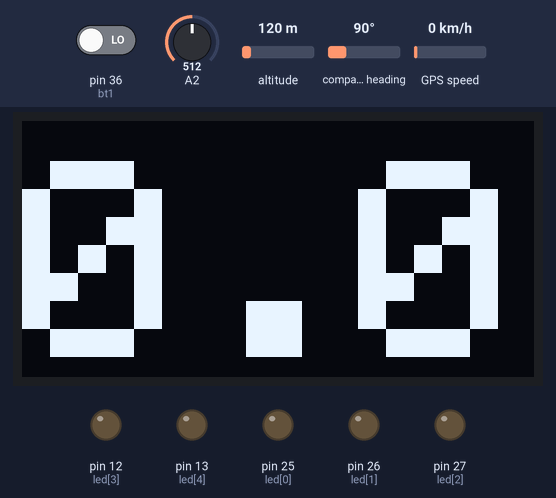
The sketch below on a simulated Arduino Mega 2560, built with avr-gcc and run on an emulated ATmega2560. Parts: 128×64 one-colour display, output pins drawn as LEDs (lit = HIGH). The test bench sets the inputs (shaded band); at power-on: pin 36 (bt1) LOW, GPS speed 0 km/h, A2 = 512, altitude 120 m, compass heading 90°. The GPS gets a fix after 3 s at 37.7749, -122.4194 with 8 satellites; what the sketch prints to the serial monitor is not drawn.

Above: at 2.7 s.
2.8 s: pin 36 (bt1) driven HIGH
At 4.6 s:
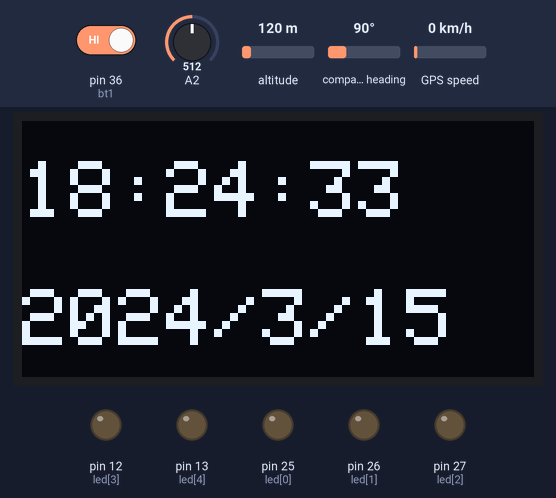
6.9 s: GPS speed set to 17 km/h
9.2 s: GPS speed set to 21 km/h
At 11.0 s:
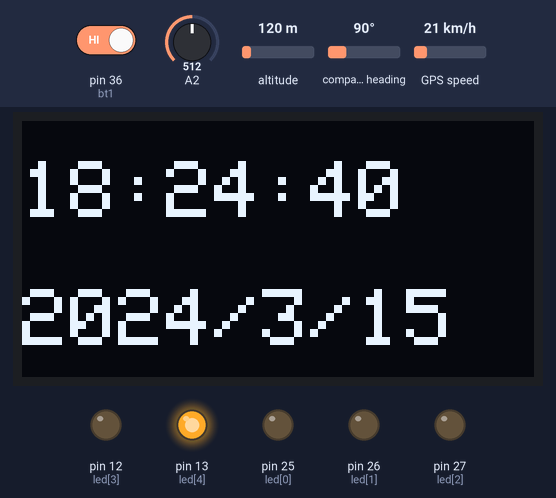
13.3 s: GPS speed set to 37 km/h
15.6 s: GPS speed set to 41 km/h
At 17.0 s:
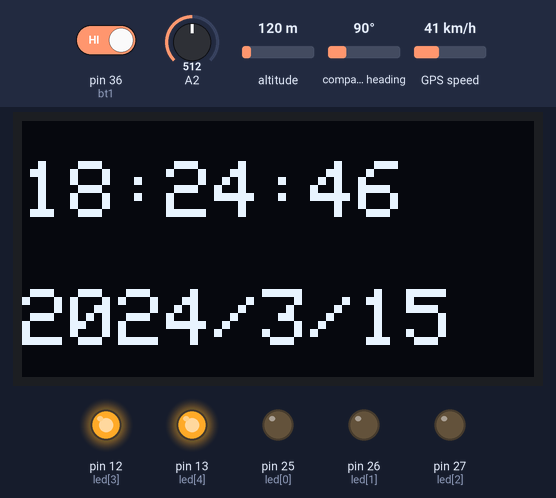
19.7 s: GPS speed set to 57 km/h
21.2 s: GPS speed set to 62 km/h
At 22.7 s:
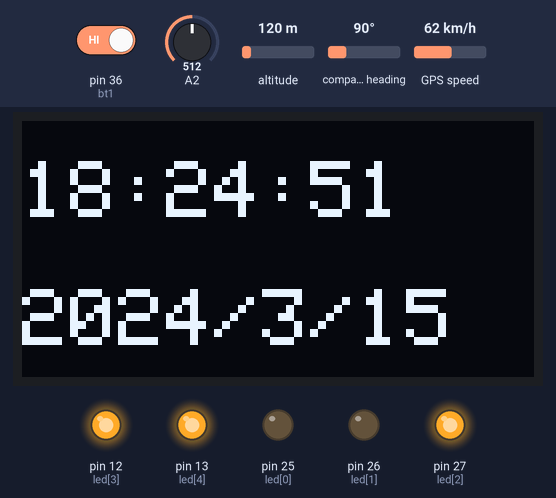
Timing chart, 0 to 24.2 s (numbered marks = the images above; inputs shaded):
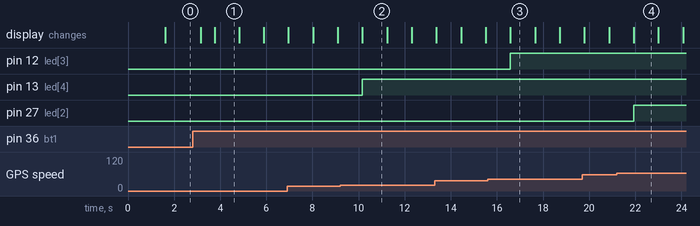

Measured:
- the behaviour switches between 19 and 20 km/h on GPS speed (found by bisection; images 1 and 2)
- the behaviour switches between 39 and 40 km/h on GPS speed (found by bisection; images 2 and 3)
- the behaviour switches between 59 and 60 km/h on GPS speed (found by bisection; images 3 and 4)
- after the input at 2.8 s, the display: first changes after 0.36 s (image 1 shows a later state)
- after the input at 9.2 s, pin 13 (led[4]): LOW → HIGH after 0.97 s
- after the input at 15.6 s, pin 12 (led[3]): LOW → HIGH after 0.99 s
- after the input at 21.2 s, pin 27 (led[2]): LOW → HIGH after 0.74 s

The sketch:

GPS-SH1106.ino
```cpp
//GPS
#include <TinyGPS++.h>
//OLED
#include <SPI.h>
#include <Wire.h>
#include <Adafruit_GFX.h>
#include <Adafruit_SH1106.h>
#include <analogWrite.h>
#include <Bounce.h>/按鈕
#include <math.h>//溫度
//OLED
#define OLED_MOSI  23
#define OLED_CLK   18
#define OLED_DC    4
#define OLED_CS    15
#define OLED_RESET 5
Adafruit_SH1106 display(OLED_MOSI, OLED_CLK, OLED_DC, OLED_RESET, OLED_CS);
//GPS:RX-->GPIO17 TX-->GPIO16
TinyGPSPlus gps;
const int bt1 =36;
Bounce bts1=Bounce(36, 50);
//LED
int led[] ={25,26,27,12,13};
//溫度
unsigned int Rs = 10000;
double Vcc = 3.3;
int tp;
void setup()
{
  Serial.begin(115200);
  Serial2.begin(9600);
  for(int x=0;x<=4;x++){
  pinMode(led[x], OUTPUT);
  }
  pinMode(bt1,INPUT);
  display.begin(SH1106_SWITCHCAPVCC);
  display.clearDisplay();
  display.setTextSize(3);
  display.setTextColor(WHITE);
  display.setCursor(25,0);
  display.println("Hello");
  display.println("CHEN");
  display.display();
  delay(1500);
}

void loop()
{ while (Serial2.available() > 0)
    if (gps.encode(Serial2.read()))
      displayInfo();
  if (millis() > 5000 && gps.charsProcessed() < 10)
  {
    Serial.println(F("No GPS detected: check wiring."));
    while(true);
  }
  OLED();
  LED();
  T();
}
```

LED.ino
```cpp
void LED(){
    if(gps.speed.kmph()>=90){
    digitalWrite(led[0], HIGH);
    }else if(gps.speed.kmph()>=80){
    digitalWrite(led[0], LOW);
    digitalWrite(led[1], HIGH);
    }else if(gps.speed.kmph()>=60){
    digitalWrite(led[0], LOW);
    digitalWrite(led[1], LOW);
    digitalWrite(led[2], HIGH);
    }else if(gps.speed.kmph()>=40){
    digitalWrite(led[0], LOW);
    digitalWrite(led[1], LOW);
    digitalWrite(led[2], LOW);
    digitalWrite(led[3], HIGH);
    }else if(gps.speed.kmph()>=20){
    digitalWrite(led[0], LOW);
    digitalWrite(led[1], LOW);
    digitalWrite(led[2], LOW);
    digitalWrite(led[3], LOW);
    digitalWrite(led[4], HIGH);
    }
  }
```

OLED.ino
```cpp
int btany=0,btany2=0;
String c=""; //設定變數
char copy[60];
void OLED(){
  c=gps.speed.kmph();
  c.toCharArray(copy,10);
  if(bts1.update() == true && bts1.read() == HIGH){
     if(btany==0&&btany2==0){
      btany+=1;
      }else if(btany==1&&btany2==0){
          btany+=1;
          btany2=1;
      }else if(btany==2&&btany2==1){
          btany-=1;
      }else if(btany==1&&btany2==1){
          btany-=1;
          btany2=0;
      }
      Serial.print("btany:");
      Serial.println(btany);
      Serial.print("btany2:");
      Serial.println(btany2);
      delay(250);
    }
 switch (btany) {
  case 0:
  display.clearDisplay();
  display.setTextSize(7);
  display.setTextColor(WHITE);
  display.setCursor(0,10);
  display.print(copy[0]);
  display.print(copy[1]);
  display.print(copy[2]);
  display.display();
  break;
  case 1:
  display.clearDisplay();
  display.setTextSize(2);
  display.setTextColor(WHITE);
  display.setCursor(0,10);
  display.print(gps.time.hour()+8);
  display.print(":");
  display.print(gps.time.minute());
  display.print(":");
  display.print(gps.time.second());
  display.println();
  display.println();
  display.print(gps.date.year());
  display.print("/");
  display.print(gps.date.month());
  display.print("/");
  display.print(gps.date.day());
  display.display();
  break;
  case 2:
  display.clearDisplay();
  display.setTextSize(2);
  display.setTextColor(WHITE);
  display.setCursor(0,0);
  display.println("E");
  display.println(gps.location.lat());
  display.println("N");
  display.println(gps.location.lng());
  display.println(tp);
  display.display();
  break;
        }
  }
```

displayInfo.ino
```cpp
void displayInfo()
{
  Serial.print(F("Location: "));
  if (gps.location.isValid())
  {
    Serial.print(gps.location.lat(),6);
    Serial.print(F(","));
    Serial.print(gps.location.lng(),6);
    Serial.print(F(","));
    Serial.print(gps.location.lat(),4);
    Serial.print(F(","));
    Serial.print(gps.location.lng(),4);
  }
  else
  {
  Serial.print(F("INVALID"));
  /*display.setTextSize(3);
  display.setTextColor(WHITE);
  display.setCursor(10,40);
  display.println("......");
  display.display();*/
  }

  Serial.print(F("  Date/Time: "));
  if (gps.date.isValid())
  {
    Serial.print(gps.date.month());
    Serial.print(F("/"));
    Serial.print(gps.date.day());
    Serial.print(F("/"));
    Serial.print(gps.date.year());
  }
  else
  {
    Serial.print(F("INVALID"));
  }

  Serial.print(F(" "));
  if (gps.time.isValid())
  {
    if (gps.time.hour() < 10) Serial.print(F("0"));
    Serial.print(gps.time.hour());
    Serial.print(F(":"));
    if (gps.time.minute() < 10) Serial.print(F("0"));
    Serial.print(gps.time.minute());
    Serial.print(F(":"));
    if (gps.time.second() < 10) Serial.print(F("0"));
    Serial.print(gps.time.second());
    Serial.print(F("."));
    if (gps.time.centisecond() < 10) Serial.print(F("0"));
    Serial.print(gps.time.centisecond());
  }
  else
  {
    Serial.print(F("INVALID"));
  }

  Serial.println();
}
```

temperature.ino
```cpp
void T(){
  tp=Thermister(AnalogRead());
  Serial.println(Thermister(AnalogRead()));
  }
  int AnalogRead() {
  int val = 0;
  for(int i = 0; i < 20; i++) {
    val += analogRead(34);
    delay(1);
  }

  val = val / 20;
  return val;
}

double Thermister(int val) {
  double V_NTC = (double)val / 1024;//4095???
  double R_NTC = (Rs * V_NTC) / (Vcc - V_NTC);
  R_NTC = log(R_NTC);
  double Temp = 1 / (0.001129148 + (0.000234125 + (0.0000000876741 * R_NTC * R_NTC ))* R_NTC );
  Temp = Temp - 273.15;
  return Temp;
  }
```
